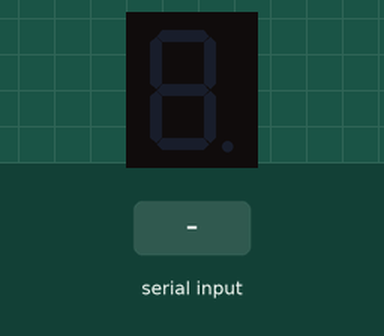
Simulated run of this sketch. Board: Arduino Uno, built with avr-gcc and run on an emulated ATmega328P. Parts: 1-digit seven-segment display. Wiring (inferred from the names in the program): 1-digit 7-segment display, segments lit when HIGH: segments pin 2, pin 3, pin 4, pin 5, pin 6, pin 7, pin 8. The inputs (shaded band) are chosen by the test bench. The segment pins are drawn as the display they are named for; what the sketch prints to the serial monitor is not drawn.

Above: at 1.2 s.
1.3 s: "0\n" received over Serial
At 3.3 s:
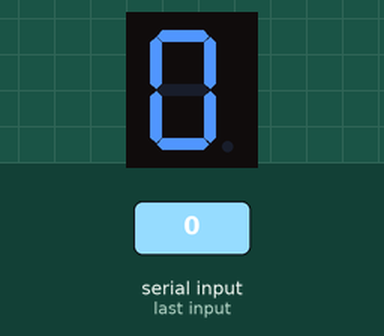
3.8 s: "1\n" received over Serial
At 5.3 s:
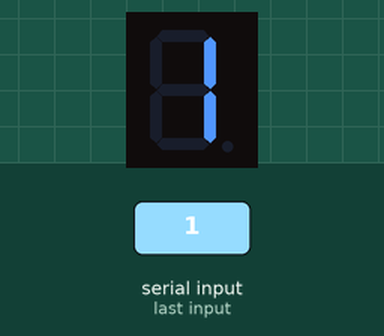
6.3 s: "2\n" received over Serial
At 8.3 s:
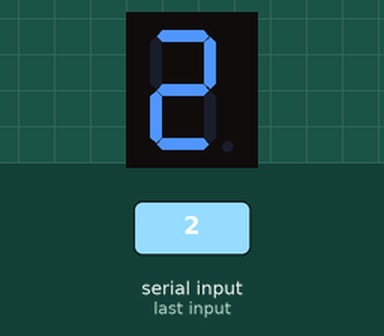
8.8 s: "3\n" received over Serial
At 10.2 s:
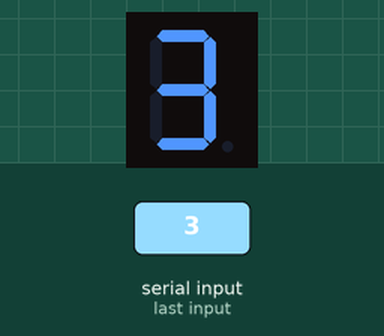
11.3 s: "4\n" received over Serial
At 13.3 s:
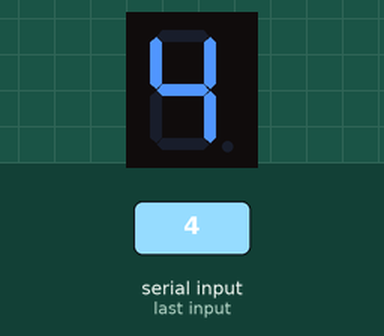
13.8 s: "5\n" received over Serial
At 15.2 s:
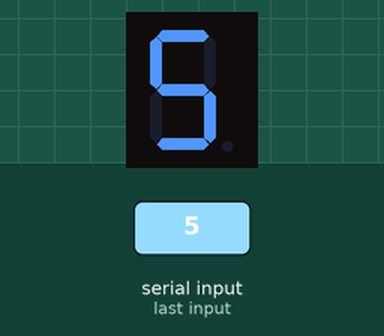
Timing chart, 0 to 16.8 s (numbered marks = the images above; inputs shaded):
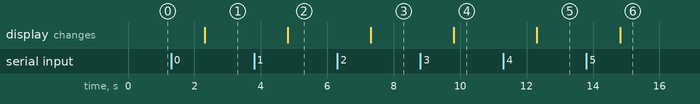

The sketch:

sketch_jun24a_Serial_Sum.ino
```cpp
#define a 2
#define b 3
#define c 4
#define d 5
#define e 6
#define f 7
#define g 8
#define dp 9

void setup() {
  pinMode(a, OUTPUT);
  pinMode(b, OUTPUT);
  pinMode(c, OUTPUT);
  pinMode(d, OUTPUT);
  pinMode(e, OUTPUT);
  pinMode(f, OUTPUT);
  pinMode(g, OUTPUT);
  Serial.begin(9600);
}

int A;
int B;
int sum;

void loop()
{
  Serial.print("First Number: ");
  while(Serial.available() == 0){
  }
  A = Serial.parseInt();
  Serial.print("Number 1 : ");
  Serial.print(A);

  Serial.print("Second Number: ");
  while(Serial.available() == 0){
  }
  B = Serial.parseInt();
  Serial.print("Number 2 : ");
  Serial.print(B);

  sum = A + B;

  Serial.print("Sum is: ");
  Serial.println(sum);

  displaySum(sum);

  Serial.print("Congratulations you completed the task successfully !");

}

void displaySum(int n)
{
  if(sum<0 || sum>9)
  {
    digitalWrite(a, LOW);
    digitalWrite(b, LOW);
    digitalWrite(c, LOW);
    digitalWrite(d, LOW);
    digitalWrite(e, LOW);
    digitalWrite(f, LOW);
    digitalWrite(g, LOW);
    digitalWrite(dp, HIGH);
  }

  else
  {
    switch(sum)
    {
      case 0:
      digitalWrite(a, HIGH);
      digitalWrite(b, HIGH);
      digitalWrite(c, HIGH);
      digitalWrite(d, HIGH);
      digitalWrite(e, HIGH);
      digitalWrite(f, HIGH);
      digitalWrite(g, LOW);
      digitalWrite(dp, LOW);
      break;

      case 1:
      digitalWrite(a, LOW);
      digitalWrite(b, HIGH);
      digitalWrite(c, HIGH);
      digitalWrite(d, LOW);
      digitalWrite(e,  LOW);
      digitalWrite(f, LOW);
      digitalWrite(g, LOW);
      digitalWrite(dp, LOW);
      break;

      case 2:
      digitalWrite(a, HIGH);
      digitalWrite(b, HIGH);
      digitalWrite(c, LOW);
      digitalWrite(d, HIGH);
      digitalWrite(e, HIGH);
      digitalWrite(f, LOW);
      digitalWrite(g, HIGH);
      digitalWrite(dp, LOW);
      break;

      case 3:
      digitalWrite(a, HIGH);
      digitalWrite(b, HIGH);
      digitalWrite(c, HIGH);
      digitalWrite(d, HIGH);
      digitalWrite(e, LOW);
      digitalWrite(f, LOW);
      digitalWrite(g, HIGH);
      digitalWrite(dp, LOW);
      break;

      case 4:
      digitalWrite(a, LOW);
      digitalWrite(b, HIGH);
      digitalWrite(c, HIGH);
      digitalWrite(d, LOW);
      digitalWrite(e, LOW);
      digitalWrite(f, HIGH);
      digitalWrite(g, HIGH);
      digitalWrite(dp, LOW);
      break;

      case 5:
      digitalWrite(a, HIGH);
      digitalWrite(b, LOW);
      digitalWrite(c, HIGH);
      digitalWrite(d, HIGH);
      digitalWrite(e, LOW);
      digitalWrite(f, HIGH);
      digitalWrite(g, HIGH);
      digitalWrite(dp, LOW);
      break;

      case 6:
      digitalWrite(a, HIGH);
      digitalWrite(b, LOW);
      digitalWrite(c, HIGH);
      digitalWrite(d, HIGH);
      digitalWrite(e, HIGH);
      digitalWrite(f, HIGH);
      digitalWrite(g, HIGH);
      digitalWrite(dp, LOW);
      break;

      case 7:
      digitalWrite(a, HIGH);
      digitalWrite(b, HIGH);
      digitalWrite(c, HIGH);
      digitalWrite(d, LOW);
      digitalWrite(e, LOW);
      digitalWrite(f, LOW);
      digitalWrite(g, LOW);
      digitalWrite(dp, LOW);
      break;

      case 8:
      digitalWrite(a, HIGH);
      digitalWrite(b, HIGH);
      digitalWrite(c, HIGH);
      digitalWrite(d, HIGH);
      digitalWrite(e, HIGH);
      digitalWrite(f, HIGH);
      digitalWrite(g, HIGH);
      digitalWrite(dp, LOW);
      break;

      case 9:
      digitalWrite(a, HIGH);
      digitalWrite(b, HIGH);
      digitalWrite(c, HIGH);
      digitalWrite(d, HIGH);
      digitalWrite(e, LOW);
      digitalWrite(f, HIGH);
      digitalWrite(g, HIGH);
      digitalWrite(dp, LOW);
      break;
    }
  }
}
```

Measured:
- after the input at 1.3 s, the display: changes after 1.0 s (image 1)
- after the input at 3.8 s, the display: changes after 1.0 s (image 2)
- after the input at 6.3 s, the display: changes after 1.0 s (image 3)
- after the input at 8.8 s, the display: changes after 1.0 s (image 4)
- after the input at 11.3 s, the display: changes after 1.0 s (image 5)
- after the input at 13.8 s, the display: changes after 1.0 s (image 6)
